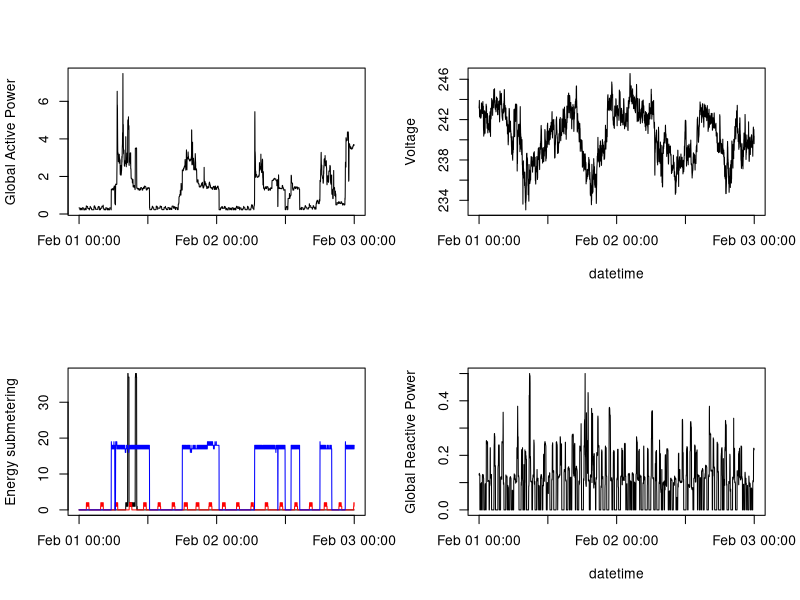

The R script that drew this image:
# Plot 4
# Execute etl.R to download and clean data

power <- read.csv("household_power_consumption_2007-02-01-02.csv")
power <- transform(power, 
                   datetime = as.POSIXct(paste(as.Date(Date, "%d/%m/%Y"), Time)))

png("plot4.png", width = 480, height = 480)

par(mfrow = c(2, 2))

# Global Active Power
with(power, plot(datetime, Global_active_power, type = "l",
                 main = NA,
                 xlab = NA,
                 ylab = "Global Active Power"))

# Voltage
with(power, plot(datetime, Voltage, type = "l",
                 main = NA,
                 ylab = "Voltage"))

# Submetering
with(power, 
     plot(datetime, Sub_metering_1, type = "l",
     main = NA,
     xlab = NA,
     ylab = "Energy submetering"))
with(power, 
     lines(datetime, Sub_metering_2, type = "l", col = "red"))
with(power, 
     lines(datetime, Sub_metering_3, type = "l", col = "blue"))

# Global Reactive Power
with(power, plot(datetime, Global_reactive_power, type = "l",
                 main = NA,
                 ylab = "Global Reactive Power"))

par(mfrow = c(1, 1))

dev.off()
